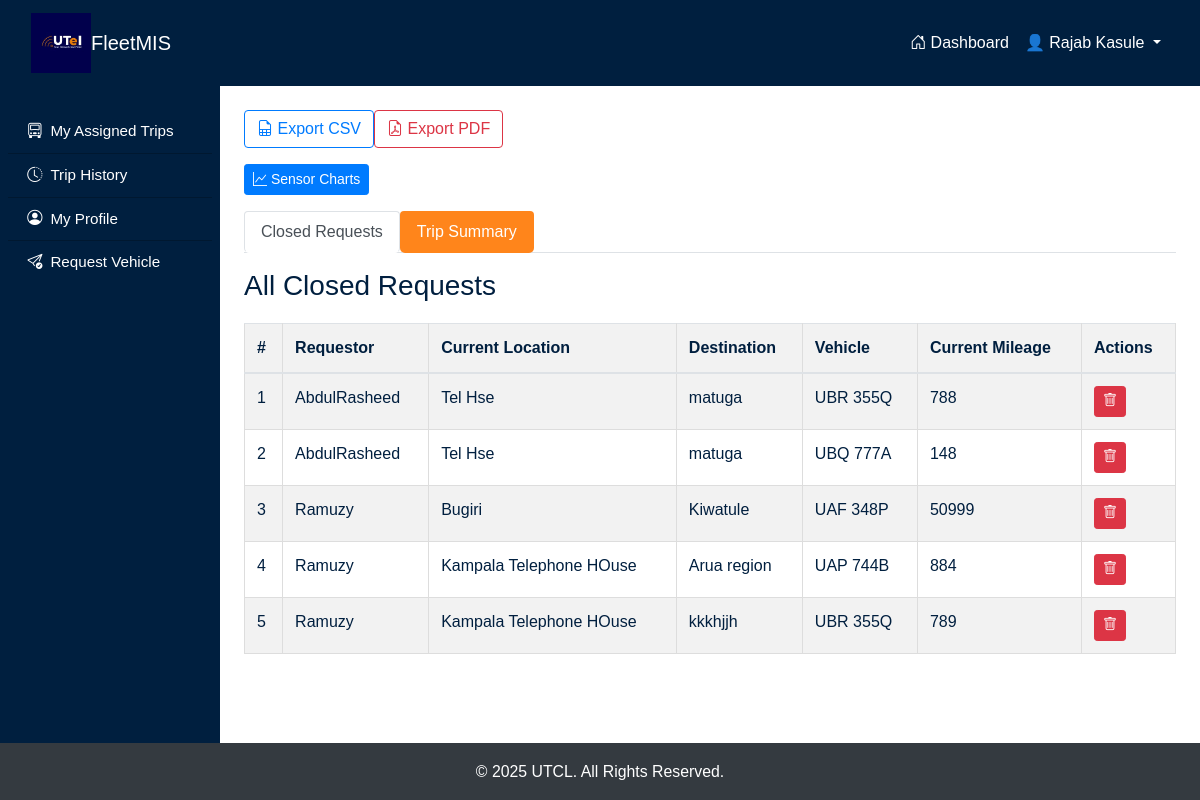
The page /requestSummary/ (signed in) on the database as committed earlier.
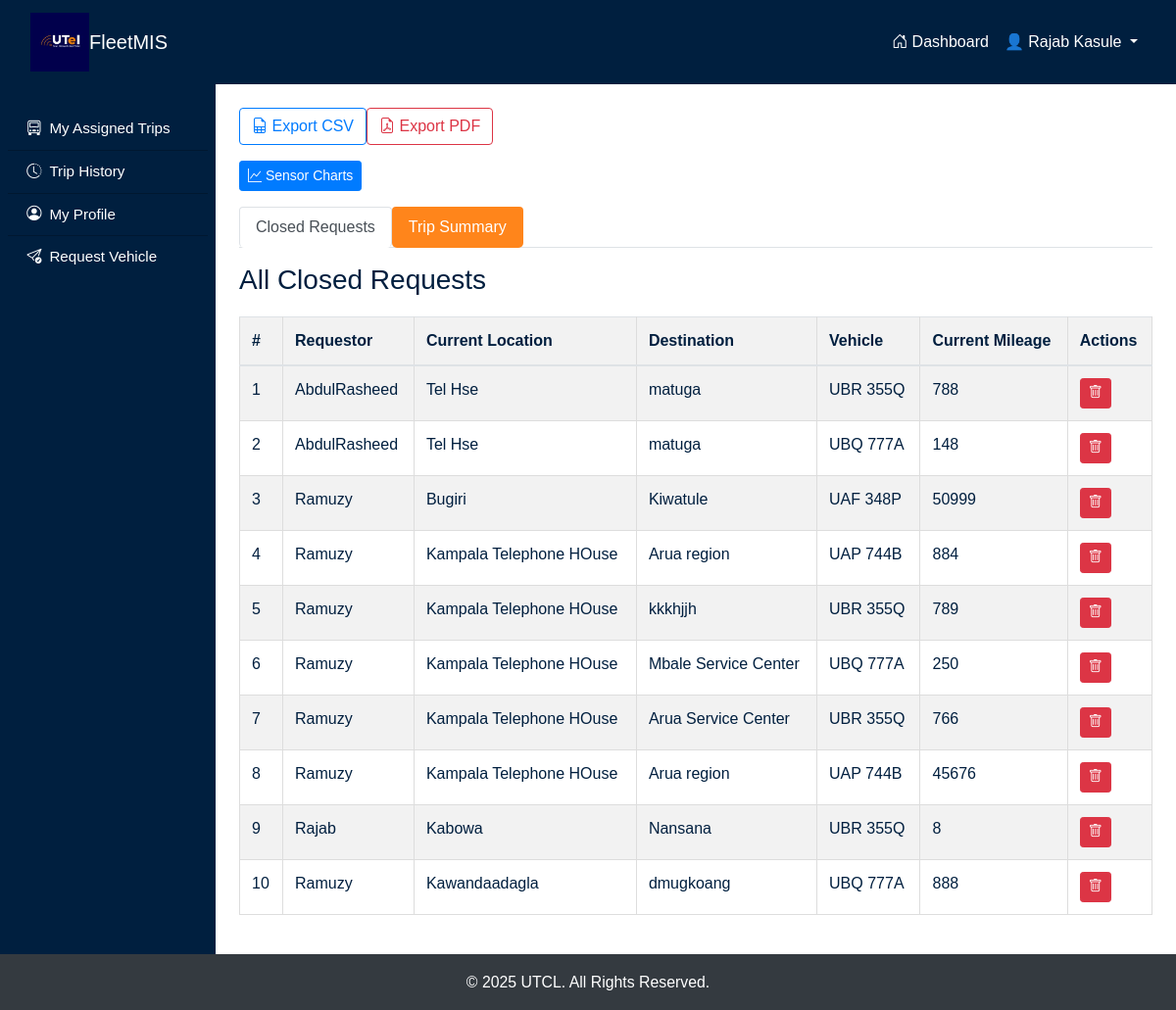
The same page on the database as committed later.
### fleetApp/models.py (models this page shows, shortened)
class Request(models.Model):
    REQUEST_STATE = [
        ("P", "Pending"),
        ("O", "Open"),
        ("C", "Closed"),
    ]
    requestor = models.ForeignKey(settings.AUTH_USER_MODEL, on_delete=models.CASCADE, related_name="requests")
    request_date = models.DateField(auto_now_add=True)
    current_location = models.CharField(max_length=50)
    destination = models.CharField(max_length=50)
    purpose = models.CharField(max_length=100)
    vehicle = models.ForeignKey('Vehicle', on_delete=models.CASCADE, null=True, blank=True)
    driver = models.ForeignKey('Driver', on_delete=models.SET_NULL, null=True, blank=True, related_name='requests')
    time_of_allocation = models.DateTimeField(null=True, blank=True)
    updated_at = models.DateTimeField(auto_now=True)
    request_status = models.CharField(max_length=1, choices=REQUEST_STATE, default="P")
    mileage_at_assignment = models.IntegerField(null=True, blank=True)
    mileage_at_return = models.IntegerField(null=True, blank=True)

class Vehicle(models.Model):
  ENGIN = [
    ("GAS", "Gasoline"),
    ("HYB", "Hybrid"),
    ("DIS", "Diesel"),
    ("ELE", "Electric")
  ]
  STATUS = [
    ("Available", "Available"),
    ("Allocated", "Allocated")
  ]
  vehicle_plate = models.CharField(max_length=20, unique=True)
  vehicle_type = models.CharField(max_length=50)
  mileage = models.PositiveIntegerField()
  engine_type = models.CharField(max_length=4, choices=ENGIN)
  status = models.CharField(max_length=9, choices=STATUS, default="Available")

### fleetApp/views.py (the view)
# urls.py: path('requestSummary/', views.request_summary, name='request_summary'),
@login_required
def request_summary(request):
    closed_requests = Request.objects.filter(request_status="C")
    trip_summary = closed_requests.annotate(
        usage_summary=ExpressionWrapper(
            F('mileage_at_return') - F('mileage_at_assignment'),
            output_field=IntegerField()
        )
    )
    return render(request, "fleetApp/requisition/request_summary.html", {
        "closed_requests": closed_requests,
        "trip_summary": trip_summary
    })

### fleetApp/context_processors.py (called while the page is built)
def unread_alerts_count(request):
    if request.user.is_authenticated and request.user.groups.filter(name="FleetManagers").exists():
        count = Alert.objects.filter(priority_level="High").count()
        return {'unread_alerts_count': count}
    return {}

### fleetApp/templatetags/group_tags.py (called while the page is built)
@register.filter(name='has_group')
def has_group(user, group_name):
    return user.groups.filter(name=group_name).exists()

### fleetApp/templates/fleetApp/requisition/request_summary.html (shortened to what this page needs)
{% extends "main.html" %}
{% load crispy_forms_tags %}
{% block content %}
<div class="containers">
            <div class="d-flex gap-2 mb-3">
                <a href="{% url 'export_trip_logs_csv' %}" class="btn btn-outline-primary">
                    <i class="bi bi-file-earmark-spreadsheet"></i> Export CSV
                </a>
                <a href="{% url 'export_trip_logs_pdf' %}" class="btn btn-outline-danger">
                    <i class="bi bi-file-earmark-pdf"></i> Export PDF
                </a>
            </div>
            <a href="{% url 'chart_views' %}" class="btn btn-sm btn-primary float-end mb-3">
                <i class="bi bi-graph-up"></i> Sensor Charts
            </a>
    <ul class="nav nav-tabs mb-3" id="fleetTab" role="tablist">
        <li class="nav-item" role="presentation">
            <button class="nav-link active" id="closed-tab" data-bs-toggle="tab" data-bs-target="#closed" type="button" role="tab" aria-controls="closed" aria-selected="true">
                Closed Requests
            </button>
        </li>
        <li class="nav-item" role="presentation">
            <button class="nav-link" id="trip-tab" data-bs-toggle="tab" data-bs-target="#trip" type="button" role="tab" aria-controls="trip" aria-selected="false">
                Trip Summary
            </button>
        </li>
    </ul>
    <div class="tab-content" id="fleetTabContent">
        <div class="tab-pane fade show active" id="closed" role="tabpanel" aria-labelledby="closed-tab">
            <h3 class="mt-3">All Closed Requests</h3>
            <table class="table table-striped">
                <thead>
                    <tr>
                        <th>#</th>
                        <th>Requestor</th>
                        <th>Current Location</th>
                        <th>Destination</th>
                        <th>Vehicle</th>
                        <th>Current Mileage</th>
                        <th>Actions</th>
                    </tr>
                </thead>
                <tbody>
                    {% for request in closed_requests %}
                    <tr>
                        <td>{{ forloop.counter }}</td>
                        <td>{{ request.requestor.username }}</td>
                        <td>{{ request.current_location }}</td>
                        <td>{{ request.destination }}</td>
                        <td>{{ request.vehicle.vehicle_plate }}</td>
                        <td>{{ request.mileage_at_return }}
                        </td>
                        <td>
                        <a href="{% url 'delete_request' request.id %}" class="btn btn-sm btn-danger" onclick="return confirm('Are you sure you want to delete this request?');">
                            <i class="bi bi-trash"></i>
                        </a>
                        </td>
                      </tr>
                    {% empty %}
                    <tr><td colspan="6">No closed requests yet.</td></tr>
                    {% endfor %}
                </tbody>
            </table>
        </div>
    </div>
</div>
{% endblock %}

Rows that differ between the two databases and show on the page:
added Request: requestor.username "Ramuzy", current_location "Kampala Telephone HOuse", destination "Mbale Service Center", vehicle.vehicle_plate "UBQ 777A", mileage_at_return "250"
added Request: requestor.username "Ramuzy", current_location "Kampala Telephone HOuse", destination "Arua Service Center", vehicle.vehicle_plate "UBR 355Q", mileage_at_return "766"
added Request: requestor.username "Ramuzy", current_location "Kampala Telephone HOuse", destination "Arua region", vehicle.vehicle_plate "UAP 744B", mileage_at_return "45676"
added Request: requestor.username "Rajab", current_location "Kabowa", destination "Nansana", vehicle.vehicle_plate "UBR 355Q", mileage_at_return "8"
added Request: requestor.username "Ramuzy", current_location "Kawandaadagla", destination "dmugkoang", vehicle.vehicle_plate "UBQ 777A", mileage_at_return "888"
